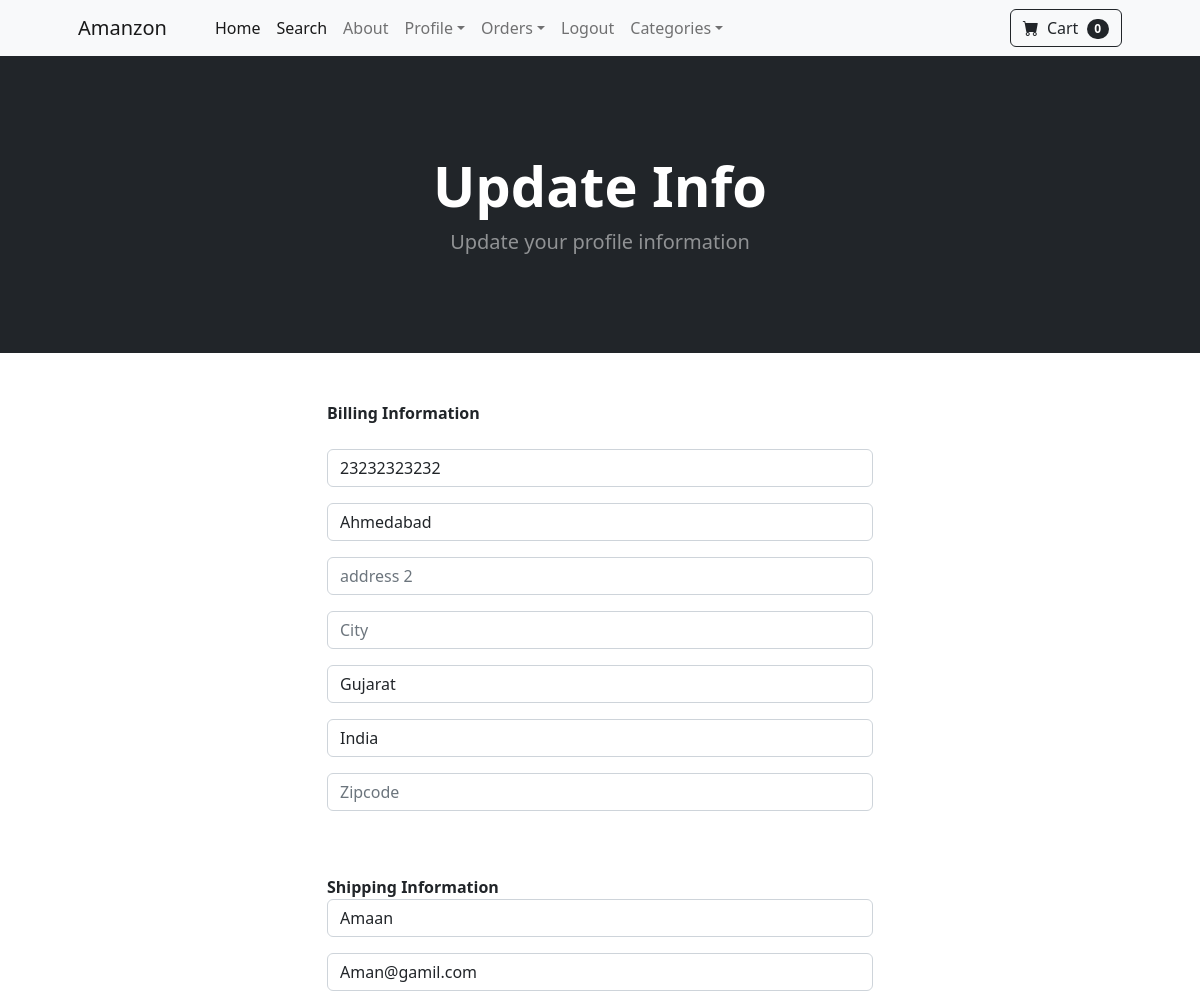
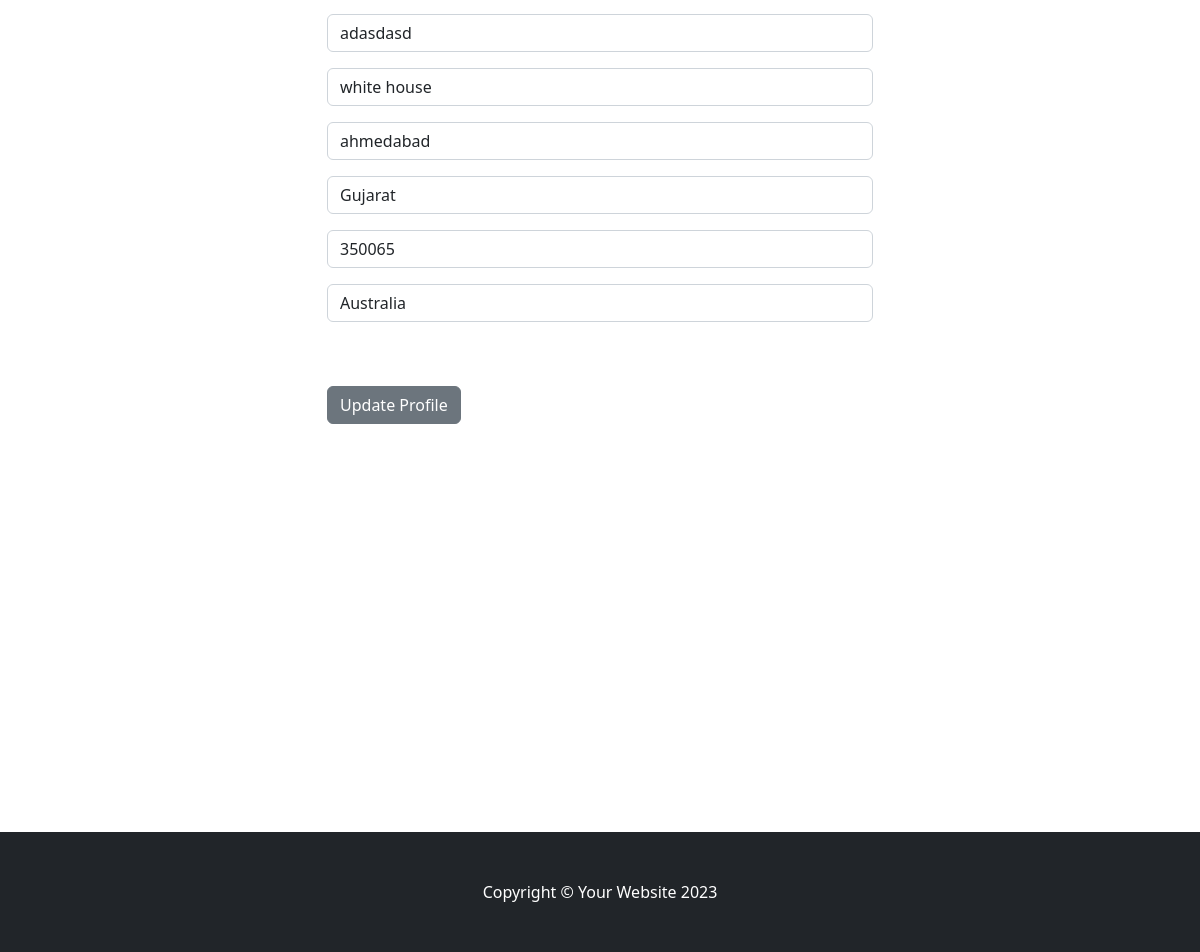
The page /update_info/ (signed in) on the database its author committed (2 pictures, top to bottom).
### store/models.py (models this page shows, shortened)
class Profile(models.Model):
    user = models.OneToOneField(User, on_delete=models.CASCADE)
    date_modified=models.DateTimeField(User, auto_now=True )
    phone= models.CharField(max_length=20,blank=True)
    address1= models.CharField(max_length=200,blank=True)
    address2= models.CharField(max_length=200,blank=True)
    city= models.CharField(max_length=200,blank=True)
    state= models.CharField(max_length=200,blank=True)
    zipcode= models.CharField(max_length=200,blank=True)
    country= models.CharField(max_length=200,blank=True)
    old_cart = models.CharField(max_length=200,blank=True,null=True)

### payment/models.py (models this page shows, shortened)
class ShippingAddress(models.Model):
    user = models.ForeignKey(User, on_delete=models.CASCADE, null=True , blank=True)
    shipping_full_name = models.CharField(max_length=255)
    shipping_email = models.CharField(max_length=255)
    shipping_address1 = models.CharField(max_length=255)
    shipping_address2 = models.CharField(max_length=255,null=True,blank=True)
    shipping_city = models.CharField(max_length=255)
    shipping_state = models.CharField(max_length=255, null=True, blank=True)
    shipping_zipcode = models.CharField(max_length=255, null=True, blank=True)
    shipping_country = models.CharField(max_length=255)
    class Meta:
        verbose_name_plural="Shipping Address"

### store/views.py (the view)
# urls.py: path('update_info/',views.update_info, name="update_info"),
def update_info(request):
    if request.user.is_authenticated:
        current_user=Profile.objects.get(user__id=request.user.id)
        shipping_user=ShippingAddress.objects.get(user__id=request.user.id)
        form= UserInfoForm(request.POST or None,instance=current_user)
        shipping_form=ShippingForm(request.POST or None, instance=shipping_user)
        if form.is_valid() or shipping_form.is_valid():
            form.save()
            shipping_form.save()
            messages.success(request,"Your Info has been updated")
            return redirect('home')
        return render(request,'update_info.html',{'form':form,'shipping_form':shipping_form})
    else:
        messages.success(request,"You have to be logged in to update your profile")
        return redirect('home')

### store/forms.py
class UserInfoForm(forms.ModelForm):
	phone= forms.CharField(label="",widget=forms.TextInput(attrs={'class':'form-control','placeholder':'Phone'}),required=False)
	address1= forms.CharField(label="",widget=forms.TextInput(attrs={'class':'form-control','placeholder':'address 1'}),required=False)
	address2= forms.CharField(label="",widget=forms.TextInput(attrs={'class':'form-control','placeholder':'address 2'}),required=False)
	city= forms.CharField(label="",widget=forms.TextInput(attrs={'class':'form-control','placeholder':'City'}),required=False)
	state= forms.CharField(label="",widget=forms.TextInput(attrs={'class':'form-control','placeholder':'State'}),required=False)
	zipcode= forms.CharField(label="",widget=forms.TextInput(attrs={'class':'form-control','placeholder':'Zipcode'}),required=False)
	country= forms.CharField(label="",widget=forms.TextInput(attrs={'class':'form-control','placeholder':'Country'}),required=False)
	class Meta:
		model = Profile
		fields = ('phone', 'address1', 'address2', 'city', 'state', 'country')

### cart/cart.py (called while the page is built)
    def __len__(self):
        return len(self.cart)

### cart/context_processors.py (called while the page is built)
def cart(request):
    return {'cart' : Cart(request)}

### store/templates/update_info.html (shortened to what this page needs)
{% extends 'base.html' %}
{% block content %}
 <header class="bg-dark py-5">
    <div class="container px-4 px-lg-5 my-5">
      <div class="text-center text-white">
        <h1 class="display-4 fw-bolder">Update Info</h1>
        <p class="lead fw-normal text-white-50 mb-0">
          Update your profile information
        </p>
      </div>
    </div>
  </header>
  <div class="container" >
    <div class="row">
            <div class="col-md-6 offset-md-3  ">
                <br> <br>
                <strong>Billing Information</strong>
                <br><br>
                <form method="post" action="{% url 'update_info' %}" >
                    {{ form.as_p }}
                    <br><br>
                    <strong> Shipping Information  </strong>
                    {{ shipping_form.as_p }}
                    <br><br>
                    <button type="submit" class="btn btn-secondary" >Update Profile</button>
                </form>
                <br>
                <br> <br><br> <br>
                <br> <br><br> <br>
                <br> <br><br> <br>
                <br> <br><br> <br>
            </div>
    </div>
  </div>
{% endblock %}

### rows shown on the page
Profile: phone "23232323232", address1 "Ahmedabad", state "Gujarat", country "India"
ShippingAddress: shipping_full_name "Amaan", shipping_email "Aman@gamil.com", shipping_address1 "adasdasd", shipping_address2 "white house", shipping_city "ahmedabad", shipping_state "Gujarat", shipping_zipcode "350065", shipping_country "Australia"

### other values the page prints
{{ cart|length }} "0"
